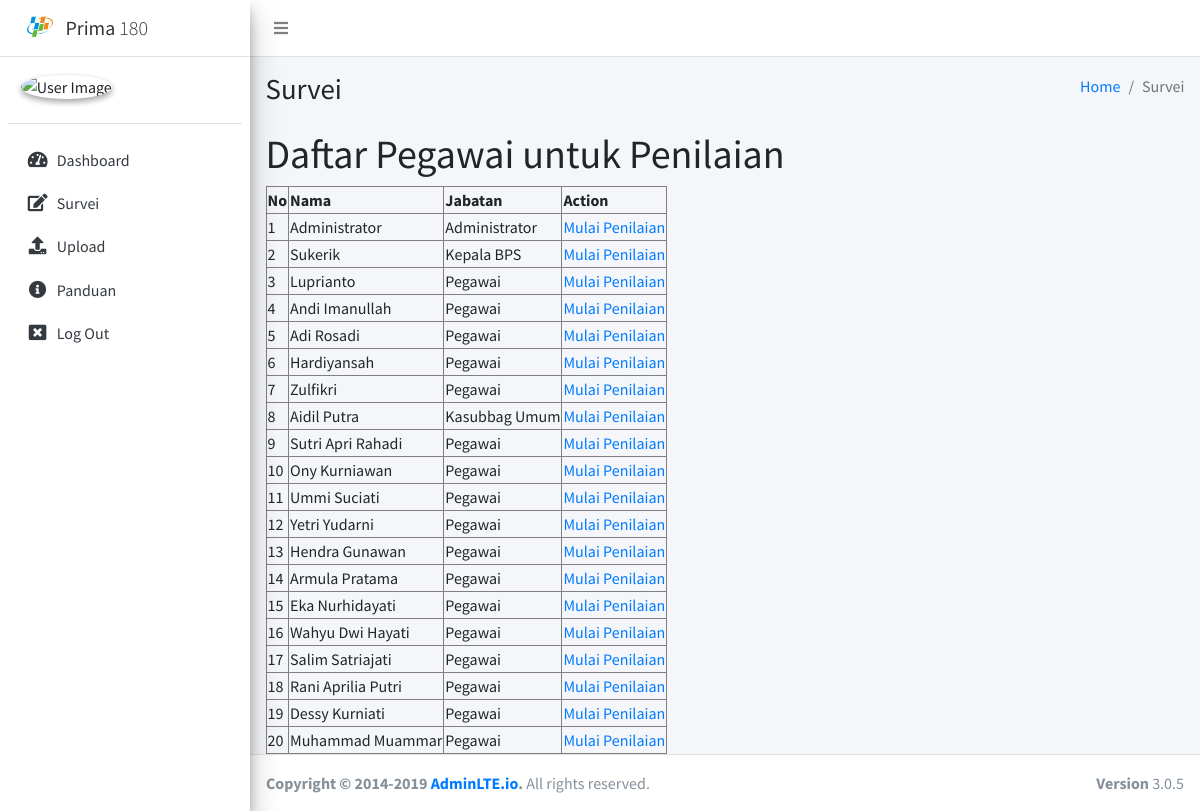
The page /index.php/survey on the database its author committed.
### tables this page shows
CREATE TABLE `table_user` (
  `id` int(11) NOT NULL,
  `username` varchar(20) NOT NULL,
  `password` varchar(255) NOT NULL,
  `nama` varchar(50) DEFAULT NULL,
  `nip` varchar(9) DEFAULT NULL,
  `role` varchar(15) DEFAULT NULL,
  `created_at` timestamp NOT NULL DEFAULT current_timestamp()
);

### application/controllers/Survey.php (called while the page is built, shortened)
<?php
class Survey extends CI_Controller {
    public function __construct() {
        $this->load->model('Survey_model');
        $this->load->helper('url');
    }
    public function index() {
        $data['title'] = 'Survei';
        $data['pegawai_list'] = $this->Survey_model->get_all_pegawai();
        $this->load->view('templates/header', $data);
        $this->load->view('templates/sidebar', $data);
        $this->load->view('survey/survey_main', $data);
        $this->load->view('templates/footer');
    }
}

### index.php (called while the page is built, shortened)
<?php
require_once BASEPATH.'core/CodeIgniter.php';

### application/models/Survey_model.php (called while the page is built, shortened)
<?php
class Survey_model extends CI_Model {
    public function get_all_pegawai() {
        $this->db->select('id, nama, role');
        $query = $this->db->get('table_user');
        return $query->result_array();
    }
}

### application/views/survey/survey_main.php (the view, shortened to what this page needs)
<!DOCTYPE html>
<html>
<head>
</head>
<body>
    <h1>Daftar Pegawai untuk Penilaian</h1>
    <table border="1">
        <tr>
            <th>No</th>
            <th>Nama</th>
            <th>Jabatan</th>
            <th>Action</th>
        </tr>
        <?php foreach ($pegawai_list as $key => $pegawai): ?>
        <tr>
            <td><?= $key + 1; ?></td>
            <td><?= $pegawai['nama']; ?></td>
            <td><?= $pegawai['role']; ?></td>
            <td><a href="<?= base_url('survey/penilaian/'.$pegawai['id']); ?>">Mulai Penilaian</a></td>
        </tr>
        <?php endforeach; ?>
    </table>
</body>
</html>

### application/views/templates/header.php (shortened to what this page needs)
<!DOCTYPE html>
<html>
<head>
  <link rel="stylesheet" href="<?= base_url('assets/template') ?>/plugins/fontawesome-free/css/all.min.css">
  <link rel="stylesheet" href="https://code.ionicframework.com/ionicons/2.0.1/css/ionicons.min.css">
  <link rel="stylesheet" href="<?= base_url('assets/template') ?>/plugins/datatables-bs4/css/dataTables.bootstrap4.min.css">
  <link rel="stylesheet" href="<?= base_url('assets/template') ?>/plugins/datatables-responsive/css/responsive.bootstrap4.min.css">
  <link rel="stylesheet" href="<?= base_url('assets/template') ?>/dist/css/adminlte.min.css">
  <link rel="stylesheet" href="https://cdn.datatables.net/1.10.23/css/jquery.dataTables.min.css" />
  <link href="https://cdnjs.cloudflare.com/ajax/libs/x-editable/1.5.1/bootstrap3-editable/css/bootstrap-editable.css" rel="stylesheet">
</head>

### application/views/templates/sidebar.php (shortened to what this page needs)
<body class="hold-transition sidebar-mini">
  <div class="wrapper">
    <nav class="main-header navbar navbar-expand navbar-white navbar-light">
      <ul class="navbar-nav">
        <li class="nav-item">
          <a class="nav-link" data-widget="pushmenu" href="#" role="button"><i class="fas fa-bars"></i></a>
        </li>
      </ul>
    </nav>
    <aside class="main-sidebar sidebar-light-grey elevation-4">
      <a href="" class="brand-link">
      <img src="<?= base_url('assets/img') ?>/Logo BPS.png" alt="AdminLTE Logo" class="brand-image">
        <span class="brand-text font-weight-light"><b>Prima</b> 180</span>
      </a>
      <div class="sidebar">
        <div class="user-panel mt-3 pb-3 mb-3 d-flex">
          <div class="image">
            <img src="<?= base_url('assets/img') ?>/<?php echo $_SESSION['username'];?>.jpg" class="img-circle elevation-2" alt="User Image">
          </div>
          <div class="info">
              ?><br>
          </div>
        </div>
        <nav class="mt-2">
          <ul class="nav nav-pills nav-sidebar flex-column" data-widget="treeview" role="menu" data-accordion="false">
            <li class="nav-item">
              <a href="<?= base_url('dashboard') ?>" class="nav-link">
                <i class="nav-icon fas fa-tachometer-alt"></i>
                <p>Dashboard
                </p>
              </a>
            </li>
            <li class="nav-item">
              <a href="<?= base_url('') ?>survey" class="nav-link">
                <i class="nav-icon fa fa-edit"></i>
                <p>Survei
                </p>
              </a>
            </li>
            <li class="nav-item">
              <a href="<?= base_url('') ?>upload" class="nav-link">
                <i class="nav-icon fa fa-upload"></i>
                <p>Upload
                </p>
              </a>
            </li>
            <li class="nav-item">
              <a href="<?= base_url('') ?>petunjuk" class="nav-link">
                <i class="nav-icon fas fa-info-circle"></i>
                <p>Panduan
                </p>
              </a>
            </li>
            <li class="nav-item">
              <a href="<?= base_url('') ?>logout" class="nav-link">
                <i class="nav-icon fas fa-window-close"></i>
                <p>Log Out
                </p>
              </a>
            </li>
          </ul>
        </nav>
      </div>
    </aside>
    <div class="content-wrapper">
      <div class="content-header">
        <div class="container-fluid">
          <div class="row mb-2">
            <div class="col-sm-6">
              <h1 class="m-0"><?= $title ?></h1>
            </div>
            <div class="col-sm-6">
              <ol class="breadcrumb float-sm-right">
                <li class="breadcrumb-item"><a href="#">Home</a></li>
                <li class="breadcrumb-item active"><?= $title ?></li>
              </ol>
            </div>
          </div>
        </div>
      </div>
      <div class="content">
        <div class="container-fluid">

### application/views/templates/footer.php (shortened to what this page needs)
    </div>
    </div>
  </div>
<footer class="main-footer">
    <div class="float-right d-none d-sm-block">
      <b>Version</b> 3.0.5
    </div>
    <strong>Copyright &copy; 2014-2019 <a href="http://adminlte.io">AdminLTE.io</a>.</strong> All rights
    reserved.
  </footer>
</div>
</body>
</html>

### rows shown on the page
table_user: nama "Administrator", role "Administrator"
table_user: nama "Sukerik", role "Kepala BPS"
table_user: nama "Luprianto", role "Pegawai"
table_user: nama "Andi Imanullah", role "Pegawai"
table_user: nama "Adi Rosadi", role "Pegawai"
table_user: nama "Hardiyansah", role "Pegawai"
table_user: nama "Zulfikri", role "Pegawai"
table_user: nama "Aidil Putra", role "Kasubbag Umum"
table_user: nama "Sutri Apri Rahadi", role "Pegawai"
table_user: nama "Ony Kurniawan", role "Pegawai"
table_user: nama "Ummi Suciati", role "Pegawai"
table_user: nama "Yetri Yudarni", role "Pegawai"
table_user: nama "Hendra Gunawan", role "Pegawai"
table_user: nama "Armula Pratama", role "Pegawai"
table_user: nama "Eka Nurhidayati", role "Pegawai"
table_user: nama "Wahyu Dwi Hayati", role "Pegawai"
table_user: nama "Salim Satriajati", role "Pegawai"
table_user: nama "Rani Aprilia Putri", role "Pegawai"
table_user: nama "Dessy Kurniati", role "Pegawai"
table_user: nama "Muhammad Muammar", role "Pegawai"

### other values the page prints
$title "Survei"
